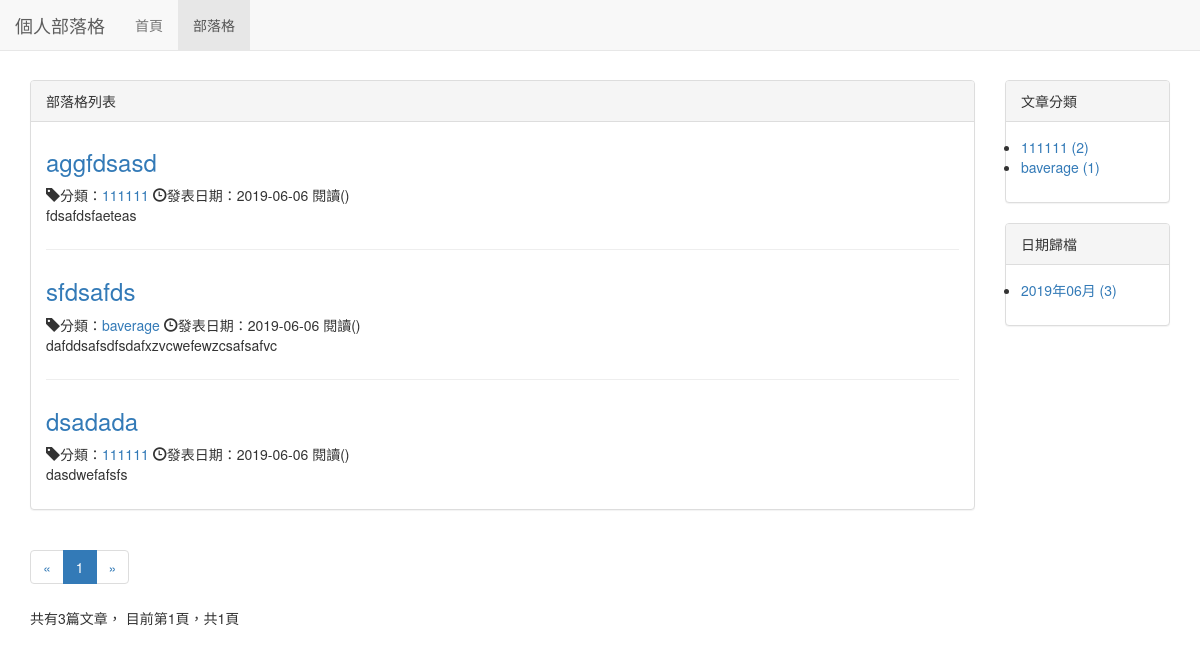
The page /blog/ on the database as committed earlier.
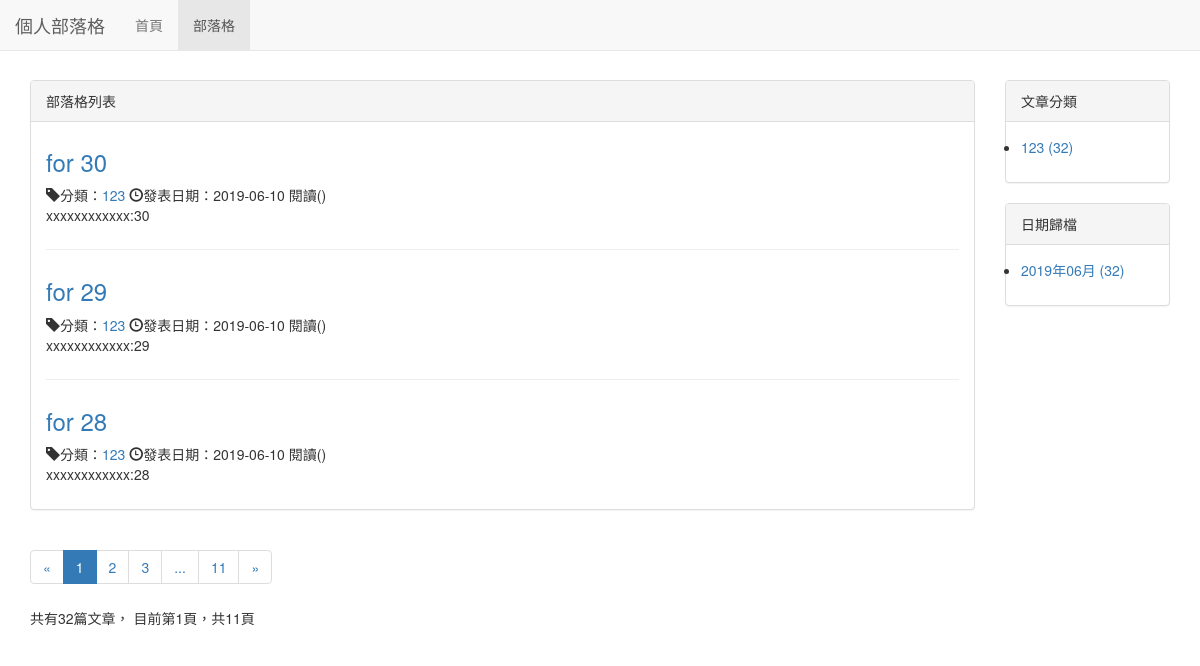
The same page on the database as committed later.
### blog/models.py (models this page shows, shortened)
class Blog(models.Model, ReadNumExpandMethod):
    title = models.CharField(max_length=50)
    content = RichTextUploadingField()
    author = models.ForeignKey(User, on_delete=models.CASCADE)
    created_time = models.DateTimeField(auto_now_add=True)
    last_updated_time = models.DateTimeField(auto_now=True)
    blog_type = models.ForeignKey(BlogType, on_delete=models.CASCADE)
    class Meta:
        ordering = ['-created_time']

class BlogType(models.Model):
    type_name = models.CharField(max_length=15)
    def __str__(self):
        return self.type_name

### blog/views.py (the view)
# urls.py: path('',views.blog_list, name='blog_list'),
def blog_list(request):
    blogs_all_list = Blog.objects.all()
    context = get_blog_list_common_data(request, blogs_all_list)
    return render(request, 'blog/blog_list.html', context)

### blog/templates/blog/blog_list.html (shortened to what this page needs)
{% extends 'base.html' %}
{% block nav_blog_active %}active{% endblock %}
{% load staticfiles %}
{% block header_extends %}
    <link rel="stylesheet" href="{% static 'blog/blog.css' %}">
{% endblock %}
{% block content %}
    <div class="container">
        <div class="row">
            <div class="col-xs-12 col-sm-8 col-md-9 col-lg-10">
                <div class="panel panel-default">
                    <div class="panel-heading">{% block blog_list_title %}部落格列表{% endblock %}</div>
                    <div class="panel-body">
                        {% for blog in blogs %}
                            <div class="blog">
                                <h3><a href="{% url 'blog_detail' blog.pk %}">{{ blog.title }}</a></h3>
                                <p class="blog-info">
                                        <span class="glyphicon glyphicon-tag"></span>分類：<a href="{% url 'blogs_with_type' blog.blog_type.pk %}">{{ blog.blog_type }}</a>
                                        <span class="glyphicon glyphicon-time"></span>發表日期：{{ blog.created_time|date:"Y-m-d" }} <span>閱讀({{ blog.get_read_num }})</span>
                                    </p>
                                <p>{{ blog.content|striptags|truncatechars:120 }}</p>
                            </div>
                        {% empty %}
                            <div class="blog">
                                <h3>暫時無內容，敬請期待</h3>
                            </div>
                        {% endfor %}
                    </div>
                </div>
                <div class="paginator">
                    <ul class="pagination">
                        <li>
                            {% if page_of_blogs.has_previous %}
                                <a href="?page={{ page_of_blogs.previous_page_number }}" aria-label="Previous">
                                    <span aria-hidden="true">&laquo;</span>
                                </a>
                            {% else %}
                                <span aria-hidden="true">&laquo;</span>
                            {% endif %}
                        </li>
                        {% for page_num in page_range %}
                            {% if page_num == page_of_blogs.number %}
                                <li class="active"><span>{{ page_num }}</span></li>
                            {% else %}
                                {% if page_num == '...' %}
                                    <li><span>{{ page_num }}</span></li>
                                {% else %}
                                    <li><a href="?page={{ page_num }}">{{ page_num }}</a></li>
                                {% endif %}
                            {% endif %}
                        {% endfor %}
                        <li>
                            {% if page_of_blogs.has_next %}
                                <a href="?page={{ page_of_blogs.next_page_number }}" aria-label="Next">
                                    <span aria-hidden="true">&raquo;</span>
                                </a>
                            {% else %}
                                <span aria-hidden="true">&raquo;</span>
                            {% endif %}
                        </li>
                    </ul>
                    <p>
                        共有{{ page_of_blogs.paginator.count }}篇文章，
                        目前第{{ page_of_blogs.number }}頁，共{{ page_of_blogs.paginator.num_pages }}頁
                    </p>
                </div>
            </div>
            <div class="hidden-xs col-sm-4 col-md-3 col-lg-2">
                <div class="panel panel-default">
                    <div class="panel-heading">文章分類</div>
                    <div class="panel-body">
                        <ul class="blog-types">
                            {% for blog_type in blog_types %}
                                <li>
                                    <a href="{% url 'blogs_with_type' blog_type.pk %}">
                                        {{ blog_type.type_name }} ({{ blog_type.blog_count }})
                                    </a>
                                </li>
                            {% empty %}
                                <li>暫時無分類</li>
                            {% endfor %}
                        </ul>
                    </div>
                </div>
                <div class="panel panel-default">
                    <div class="panel-heading">日期歸檔</div>
                    <div class="panel-body">
                        <ul>
                            {% for blog_date, blog_count in blog_dates.items %}
                                <li>
                                    <a href="{% url 'blogs_with_date' blog_date.year blog_date.month %}">
                                        {{ blog_date|date:"Y年m月" }} ({{ blog_count }})
                                    </a>
                                </li>
                            {% endfor %}
                        </ul>
                    </div>
                </div>
            </div>
        </div>
    </div>
{% endblock %}

### templates/base.html (shortened to what this page needs)
{% load staticfiles %}
<!DOCTYPE html>
<html lang="zh-TW">
<head>
    <link rel="stylesheet" href="{% static 'css/base.css' %}">
    <link rel="stylesheet" href="{% static 'bootstrap/css/bootstrap.min.css' %}">
    {% block header_extends %}{% endblock %}
</head>
<body>
    <div class="navbar navbar-default navbar-fixed-top" role="navigation">
        <div class="container-fluid">
            <div class="navbar-header">
                <a class="navbar-brand" href="{% url 'home' %}">個人部落格</a>
            </div>
            <div class="collapse navbar-collapse" id="navbar-collapse">
                <ul class="nav navbar-nav">
                    <li class="{% block nav_home_active %}{% endblock %}">
                        <a href="{% url 'home' %}">首頁</a>
                    </li>
                    <li class="{% block nav_blog_active %}{% endblock %}">
                        <a href="{% url 'blog_list' %}">部落格</a>
                    </li>
                </ul>
            </div>
        </div>
    </div>
    {% block content %}{% endblock %}
</body>
</html>

### static/css/base.css (style rules this page uses)
* { margin: 0; padding: 0; }
body { margin-top: 80px!important; }

### blog/static/css/blog.css (style rules this page uses)
div.blog h3 { margin-top: 0.5em; }
div.blog:not(:last-child) { margin-bottom: 2em; border-bottom: 1px solid#eee; padding-bottom: 1em; }
div.blog p.blog-info { margin-bottom: 0; }

Rows that differ between the two databases and show on the page:
removed Blog: title "aggfdsasd", blog_type "111111", created_time "2019-06-06", content "fdsafdsfaeteas"
removed Blog: title "sfdsafds", blog_type "baverage", created_time "2019-06-06", content "dafddsafsdfsdafxzvcwefewzcsafsafvc"
removed Blog: title "dsadada", blog_type "111111", created_time "2019-06-06", content "dasdwefafsfs"
removed BlogType: type_name "111111", blog_count "2"
removed BlogType: type_name "baverage", blog_count "1"
added Blog: title "for 30", blog_type "123", created_time "2019-06-10", content "xxxxxxxxxxxx:30"
added Blog: title "for 29", blog_type "123", created_time "2019-06-10", content "xxxxxxxxxxxx:29"
added Blog: title "for 28", blog_type "123", created_time "2019-06-10", content "xxxxxxxxxxxx:28"
added BlogType: type_name "123", blog_count "32"
Other text that changed with them:
{{ page_of_blogs.paginator.count }}: "3" → "32"
{{ page_of_blogs.paginator.num_pages }}: "1" → "11"
new list line: "2"
new list line: "3"
new list line: "11"
new list line: "2019年06月 ( 32 )"
list line gone: "2019年06月 ( 3 )"
